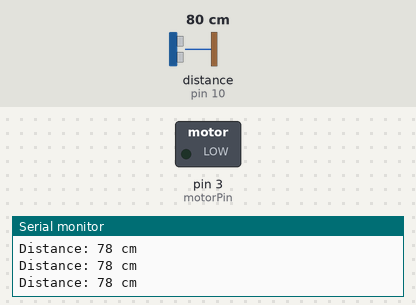
Simulated run of this sketch. Board: Arduino Uno, built with avr-gcc and run on an emulated ATmega328P. Shown: switched loads named in the sketch (green lamp = pin HIGH), the last lines printed to the serial monitor. Wiring (inferred from the names in the program): ultrasonic range finder: trigger pin 9; echo pin 10. Inputs (shaded band) come from the test bench; at power-on: distance to the obstacle (sensor on pin 10) 80 cm. The echo pulse lasts 58.3 µs per cm; pins used as bus, display or sensor lines are not drawn.

Above: at 1.2 s.
1.3 s: distance to the obstacle (sensor on pin 10) set to 23 cm
2.8 s: distance to the obstacle (sensor on pin 10) set to 18 cm
At 3.1 s:
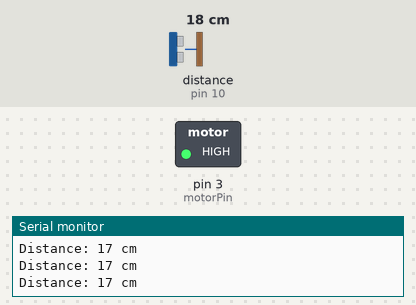
4.3 s: distance to the obstacle (sensor on pin 10) set to 35 cm
At 5.3 s:
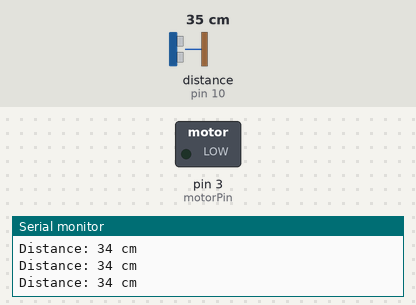
5.8 s: distance to the obstacle (sensor on pin 10) set to 9 cm
At 6.7 s:
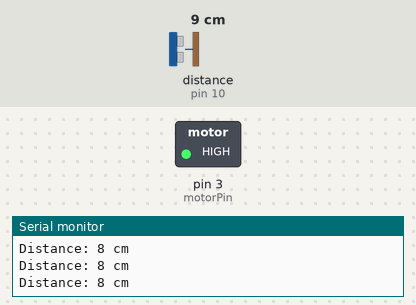
Timing chart, 0 to 8.3 s (numbered marks = the images above; inputs shaded):
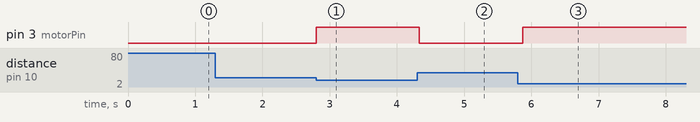

Measured:
- the behaviour switches between 21 and 20 cm on distance to the obstacle (sensor on pin 10) (found by bisection; images 0 and 1)
- after the input at 2.8 s, pin 3 (motorPin): LOW → HIGH at once
- after the input at 4.3 s, pin 3 (motorPin): HIGH → LOW at once
- after the input at 5.8 s, pin 3 (motorPin): LOW → HIGH after 0.07 s

The sketch:

HC-SR04.ino
```cpp
// Define pins for HC-SR04
const int trigPin = 9;
const int echoPin = 10;

// Define pin for motor
const int motorPin = 3;

// Variables for distance measurement
long duration;
int distance;

void setup() {
  // Initialize serial communication
  Serial.begin(9600);

  // Set pin modes
  pinMode(trigPin, OUTPUT);
  pinMode(echoPin, INPUT);
  pinMode(motorPin, OUTPUT);
}

void loop() {
  // Send a 10us pulse to trigger the sensor
  digitalWrite(trigPin, LOW);
  delayMicroseconds(2);
  digitalWrite(trigPin, HIGH);
  delayMicroseconds(10);
  digitalWrite(trigPin, LOW);

  // Read the echo pin and calculate distance
  duration = pulseIn(echoPin, HIGH);
  distance = duration * 0.034 / 2;

  // Print distance to serial monitor
  Serial.print("Distance: ");
  Serial.print(distance);
  Serial.println(" cm");

  // Control motor based on distance
  if (distance < 20) {
    // If obstacle is detected within 20 cm, steer the vehicle
    analogWrite(motorPin, 255);  // Full speed to steer
  } else {
    // No obstacle, go straight
    analogWrite(motorPin, 0);  // Stop steering
  }

  // Delay before next measurement
  delay(100);
}
```
